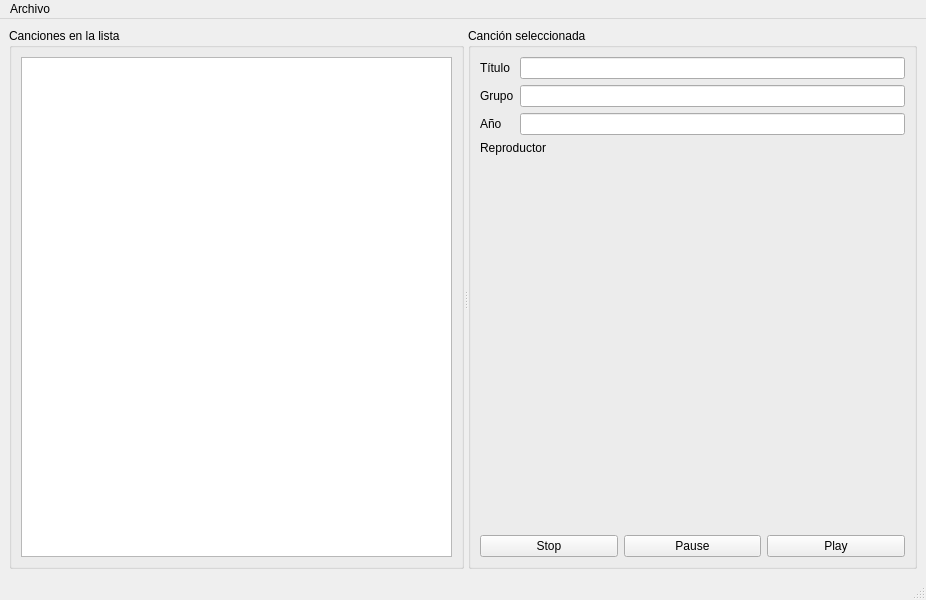
<?xml version="1.0" encoding="UTF-8"?>
<ui version="4.0">
 <class>MainWindow</class>
 <widget class="QMainWindow" name="MainWindow">
  <property name="geometry">
   <rect>
    <x>0</x>
    <y>0</y>
    <width>926</width>
    <height>600</height>
   </rect>
  </property>
  <property name="windowTitle">
   <string>MainWindow</string>
  </property>
  <widget class="QWidget" name="centralwidget">
   <layout class="QHBoxLayout" name="horizontalLayout">
    <item>
     <widget class="QSplitter" name="splitter">
      <property name="orientation">
       <enum>Qt::Horizontal</enum>
      </property>
      <widget class="QGroupBox" name="groupBox">
       <property name="title">
        <string>Canciones en la lista</string>
       </property>
       <layout class="QVBoxLayout" name="verticalLayout">
        <item>
         <widget class="QListView" name="titlesListView"/>
        </item>
       </layout>
      </widget>
      <widget class="QGroupBox" name="groupBox_2">
       <property name="title">
        <string>Canción seleccionada</string>
       </property>
       <layout class="QVBoxLayout" name="verticalLayout_2">
        <item>
         <layout class="QGridLayout" name="gridLayout_2">
          <item row="0" column="0">
           <widget class="QLabel" name="label">
            <property name="text">
             <string>Título</string>
            </property>
           </widget>
          </item>
          <item row="0" column="1">
           <widget class="QLineEdit" name="tituloLineEdit"/>
          </item>
          <item row="1" column="0">
           <widget class="QLabel" name="label_2">
            <property name="text">
             <string>Grupo</string>
            </property>
           </widget>
          </item>
          <item row="1" column="1">
           <widget class="QLineEdit" name="grupoLineEdit"/>
          </item>
          <item row="2" column="0">
           <widget class="QLabel" name="label_3">
            <property name="text">
             <string>Año</string>
            </property>
           </widget>
          </item>
          <item row="2" column="1">
           <widget class="QLineEdit" name="yearLineEdit"/>
          </item>
         </layout>
        </item>
        <item>
         <widget class="QLabel" name="label_6">
          <property name="sizePolicy">
           <sizepolicy hsizetype="Preferred" vsizetype="Minimum">
            <horstretch>0</horstretch>
            <verstretch>0</verstretch>
           </sizepolicy>
          </property>
          <property name="text">
           <string>Reproductor</string>
          </property>
         </widget>
        </item>
        <item>
         <widget class="QWidget" name="videoPlayerWidget" native="true">
          <property name="sizePolicy">
           <sizepolicy hsizetype="Preferred" vsizetype="Expanding">
            <horstretch>0</horstretch>
            <verstretch>0</verstretch>
           </sizepolicy>
          </property>
         </widget>
        </item>
        <item>
         <layout class="QHBoxLayout" name="horizontalLayout_2">
          <item>
           <widget class="QPushButton" name="stopButton">
            <property name="text">
             <string>Stop</string>
            </property>
           </widget>
          </item>
          <item>
           <widget class="QPushButton" name="pauseButton">
            <property name="text">
             <string>Pause</string>
            </property>
           </widget>
          </item>
          <item>
           <widget class="QPushButton" name="playButton">
            <property name="text">
             <string>Play</string>
            </property>
           </widget>
          </item>
         </layout>
        </item>
       </layout>
      </widget>
     </widget>
    </item>
   </layout>
  </widget>
  <widget class="QMenuBar" name="menubar">
   <property name="geometry">
    <rect>
     <x>0</x>
     <y>0</y>
     <width>926</width>
     <height>22</height>
    </rect>
   </property>
   <widget class="QMenu" name="menuArchivo">
    <property name="title">
     <string>Archivo</string>
    </property>
    <addaction name="separator"/>
    <addaction name="actionConfiguracion"/>
    <addaction name="separator"/>
    <addaction name="actionQuitar"/>
   </widget>
   <addaction name="menuArchivo"/>
  </widget>
  <widget class="QStatusBar" name="statusbar"/>
  <action name="actionQuitar">
   <property name="text">
    <string>Quitar</string>
   </property>
   <property name="shortcut">
    <string>Ctrl+X</string>
   </property>
  </action>
  <action name="actionConfiguracion">
   <property name="text">
    <string>Configuración</string>
   </property>
  </action>
 </widget>
 <resources/>
 <connections>
  <connection>
   <sender>actionQuitar</sender>
   <signal>triggered()</signal>
   <receiver>MainWindow</receiver>
   <slot>close()</slot>
   <hints>
    <hint type="sourcelabel">
     <x>-1</x>
     <y>-1</y>
    </hint>
    <hint type="destinationlabel">
     <x>399</x>
     <y>299</y>
    </hint>
   </hints>
  </connection>
 </connections>
</ui>
